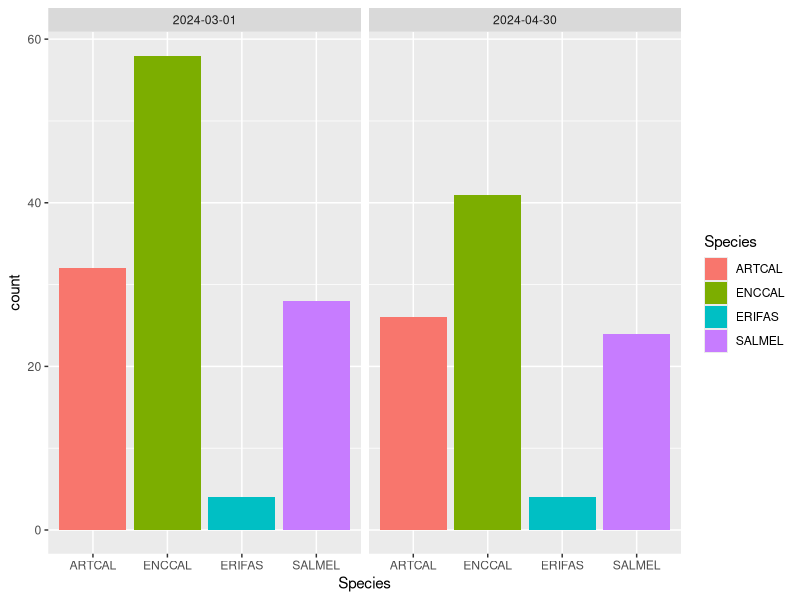
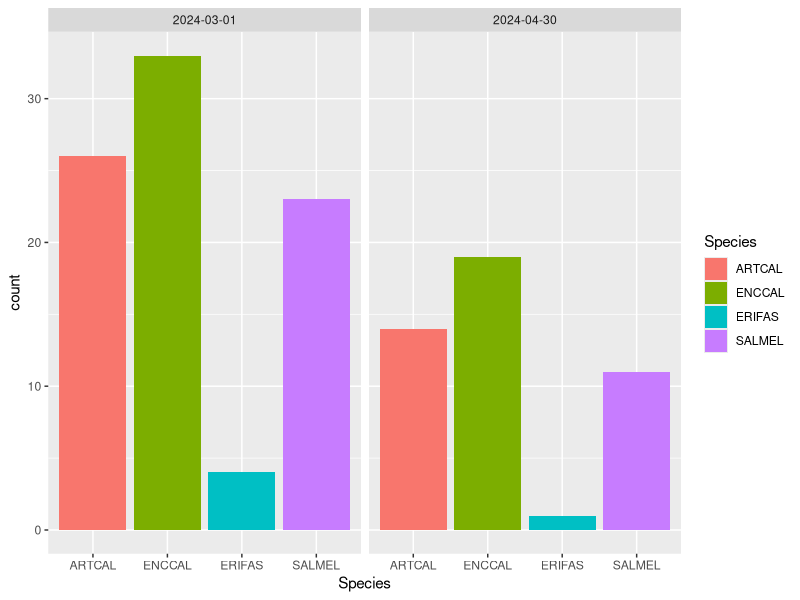
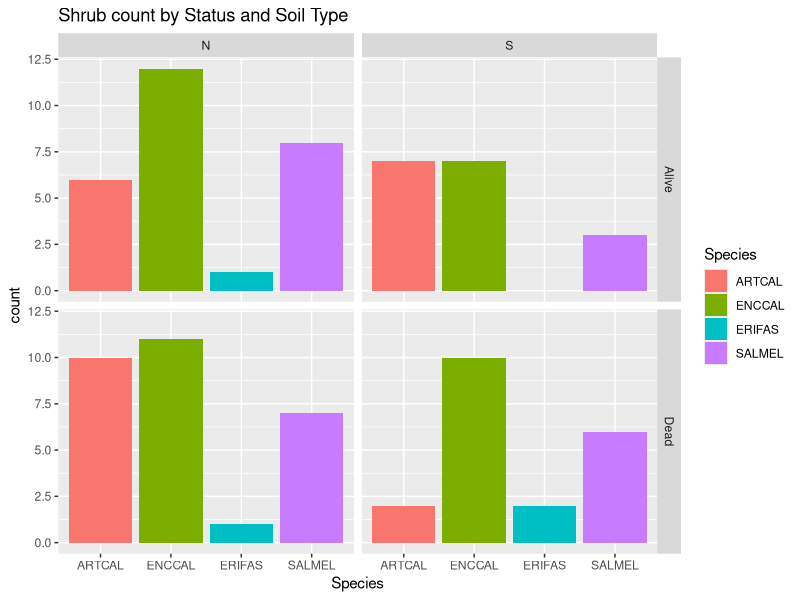
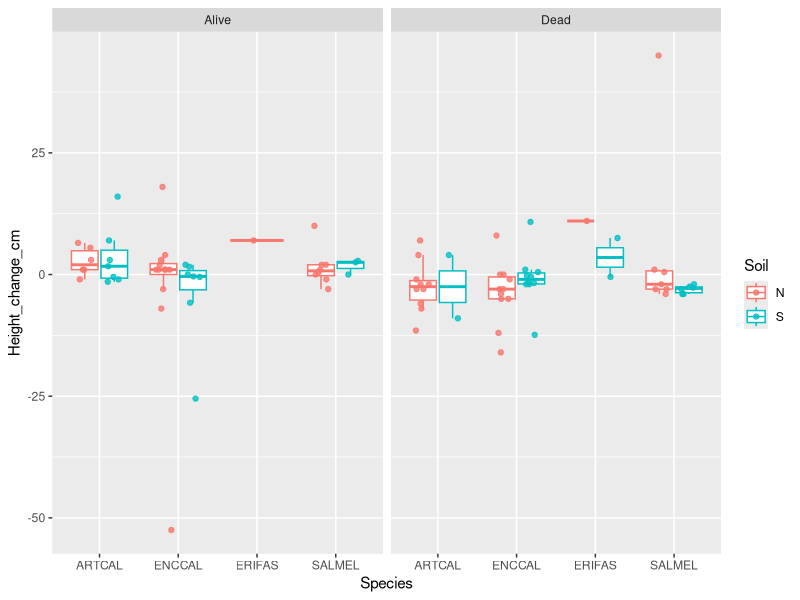
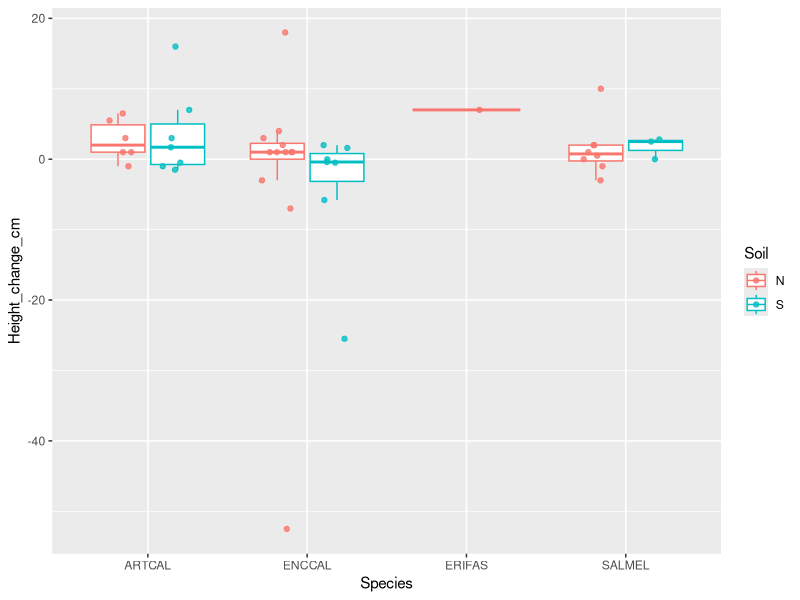
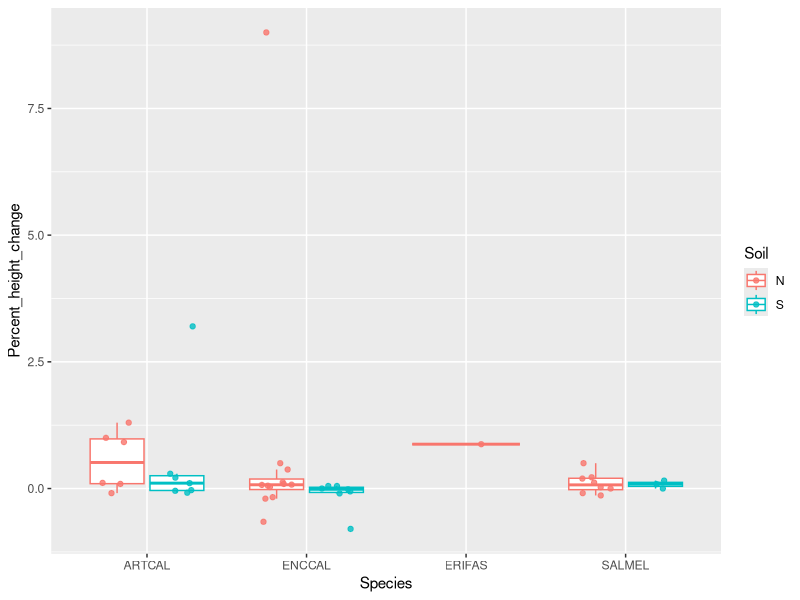
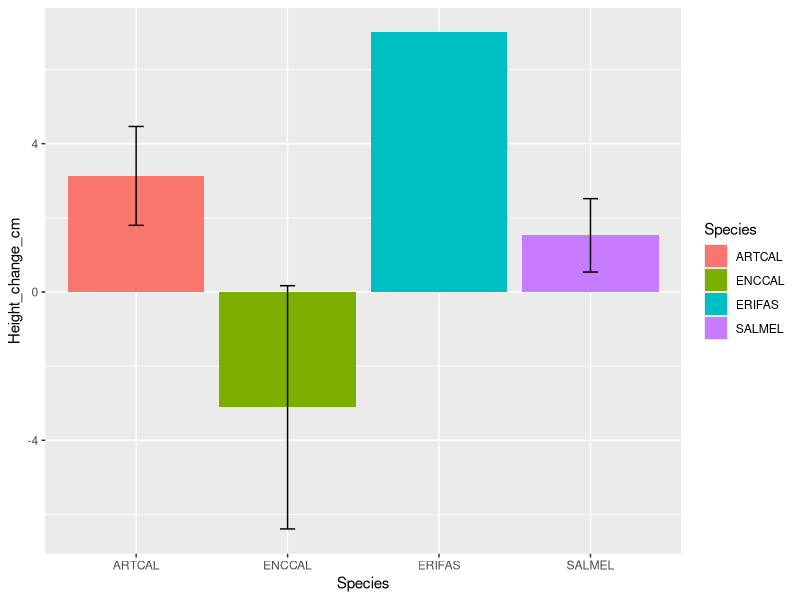
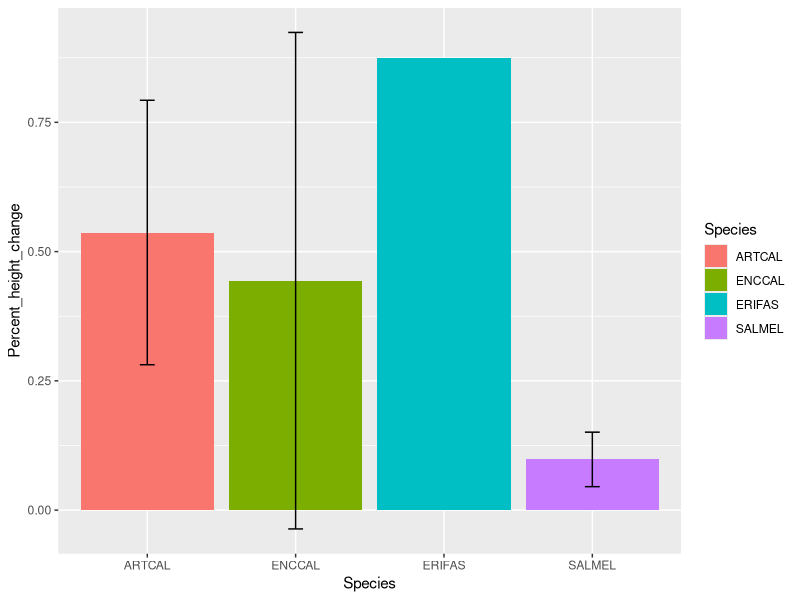

Source code (R) for these figures, in order: (Note: this script raises an error after producing the figures.)
## ---- chunk 1
library(readr)
library(assertthat)
library(tidyverse)
library(lmerTest)
library(lme4)
## ---- chunk 2
data.march <- read.csv("./Landfill_shrub_March_data.csv")
data.april <- read.csv("./Landfill_shrub_data.csv")

# drop rows without a date, since there are lots of rows with empty strings
data.march[data.march==''] = NA
data.march = data.march |> filter(!is.na(Date))
data.april[data.april==''] = NA
data.april = data.april |> filter(!is.na(Date))

## Drop first row, since it is descriptive
data.april = data.april[2: nrow(data.april),]

# Create shrub ids
data.april$shrub_id <- paste(data.april$Site, data.april$Shrub_location, sep='-')
data.march$shrub_id <- paste(data.march$Site, data.march$Shrub_location, sep='-')
## ---- chunk 3
assert_that(sum(!(data.april$shrub_id %in% data.march$shrub_id)) == 0,
            msg = "All april shrubs should be present in march data")
## ---- chunk 4
data = bind_rows(
  data.march |> 
    rename(
      Height_cm = Height_cm_1,
      Plant_status = Plant_status_1
      ) |> 
    mutate(
      Shrub_location = as.numeric(Shrub_location),
      Date = mdy(Date)
      ),
  data.april |> 
    rename(
      Height_cm = Height_cm_2,
      Plant_status = Plant_status_2
      ) |> 
    mutate(
      Shrub_location = as.numeric(Shrub_location),
      Height_cm = as.numeric(Height_cm),
      Date = mdy('4/30/2024')
      ))
## ---- chunk 5
    # Resolution

    mismatching_species = data |> 
      select(c(shrub_id, Species, Date, Plant_status, Notes)) |> 
      pivot_wider(names_from = Date, values_from = c(Species, Plant_status, Notes)) |> 
      filter(`Species_2024-03-01` != `Species_2024-04-30`)

    # For the one that was first alive and is now dead, use the species from when it was alive
    data[data$shrub_id == "LF5S-14" & data$Date == "2024-04-30", "Species"] = 'ARTCAL'

    mismatching_species = data |> 
      select(c(shrub_id, Species, Date, Plant_status, Notes)) |> 
      pivot_wider(names_from = Date, values_from = c(Species, Plant_status, Notes)) |> 
      filter(`Species_2024-03-01` != `Species_2024-04-30`)

    # Filter the rest out
    data = data |> 
      filter(!(shrub_id %in% mismatching_species$shrub_id))

    mismatching_species = data |> 
      select(c(shrub_id, Species, Date, Plant_status, Notes)) |> 
      pivot_wider(names_from = Date, values_from = c(Species, Plant_status, Notes)) |> 
      filter(`Species_2024-03-01` != `Species_2024-04-30`)


    assert_that(
      nrow(mismatching_species) == 0,
      msg = "Should be no mismatching species"
    )

    # (`[[`)("colname")),
## ---- chunk 6
    undead_shrubs = data |> 
      select(c(shrub_id, Date, Plant_status)) |> 
      pivot_wider(names_from = Date, values_from = Plant_status) |> 
      filter(`2024-03-01` == 'Dead') |> 
      filter(`2024-04-30` == 'Alive')

    assert_that(
      nrow(undead_shrubs) == 0,
      msg = "Should be no vampire shrubs that came back from the dead"
    )
## ---- chunk 7
    data = data |> 
      select(c(shrub_id, Date, Species)) |> 
      pivot_wider(
        values_from = Species,
        names_from = Date
      ) |> 
      mutate(
        Species = `2024-03-01`
      ) |> 
      select(-c(`2024-03-01`, `2024-04-30`)) |> 
      left_join(data |> select(-c(Species)), join_by(shrub_id))
## ---- chunk 8
    data = data |> 
      select(c(shrub_id, Date, Plant_status)) |> 
      pivot_wider(values_from = Plant_status, names_from = Date) |> 
      mutate(
        `2024-04-30` = case_when(
          `2024-03-01` == "Dead" & is.na(`2024-04-30`) ~ "Dead",
          .default = `2024-04-30`
          ) 
        ) |>    
      pivot_longer(!shrub_id, names_to = "Date",  values_to = "Plant_status") |> 
      mutate(
        Date = ymd(Date)
      ) |> 
      right_join(
        data |> select(-c(Plant_status)), 
        by=join_by(Date, shrub_id))

## ---- chunk 9
    measurements = data |> select(-c(Team, Chlorophyll_Team)) |> mutate(
        Month = case_when(
          month(Date) == 3 ~ "March",
          month(Date) == 4 ~ "April")) |> mutate(
      Site_numeric_id = 
        as.numeric(factor(Site, levels=unique(Site)))
    )

    shrubs = measurements |> 
      pivot_wider(
        id_cols = c(shrub_id),
        names_from = c(Date),
        values_from = c(
          Height_cm, 
          Plant_status, 
          Notes,
          Leaf1_Chlorophyll, 
          Leaf2_Chlorophyll, 
          Leaf3_Chlorophyll, 
          Chlorophyll_Team_Notes,
          Month
          ),
        unused_fn = unique
    ) |> select(-c(
      `Leaf1_Chlorophyll_2024-03-01`, 
      `Leaf2_Chlorophyll_2024-03-01`, 
      `Leaf3_Chlorophyll_2024-03-01`, 
      `Chlorophyll_Team_Notes_2024-03-01`)
      ) |> rename(
      Leaf1_Chlorophyll = `Leaf1_Chlorophyll_2024-04-30`,
      Leaf2_Chlorophyll = `Leaf2_Chlorophyll_2024-04-30`,
      Leaf3_Chlorophyll = `Leaf3_Chlorophyll_2024-04-30`,
      Chlorophyll_Notes = `Chlorophyll_Team_Notes_2024-04-30` 
      ) |> mutate(
        Height_change_cm = `Height_cm_2024-04-30` - `Height_cm_2024-03-01`
      ) |> mutate(
        Percent_height_change = Height_change_cm / `Height_cm_2024-03-01`
      )
## ---- chunk 10
orange_p = "#f2790f"
orange_s = "#f5cfae"

green_p = "#47805b"
green_s = "#8f8b89"

brown_p = "#785c44"
brown_s = "#bdb4ac"

scoured_primary = brown_p
scoured_secondary = brown_s
nonscoured_primary = orange_p
nonscoured_secondary = orange_s

soil_type_labels = c(N = "Unscoured", S = "Scoured")
species_labels = c(ENCCAL = "Encelia californica", ARTCAL = "Artemisia california", ERIFAS = "Eriogonum fasciculatum", SALMEL = "Salvia mellifera")
## ---- chunk 11
SHOULD_WRITE_FILES = T
FIGURE_WIDTH = 7
FIGURE_HEIGHT = 4.5
OUTPUT_FILE_PATH = "./landfill-output/"

write_plot = function(output, plot_name, analysis_name) {
  if(SHOULD_WRITE_FILES) {
    ggsave(plot = output, width = FIGURE_WIDTH, height = FIGURE_HEIGHT,filename=paste(OUTPUT_FILE_PATH, analysis_name,"-",plot_name, ".jpg", sep = ""))
  }
}

write_table = function(model, model_name, analysis_name) {
  if(SHOULD_WRITE_FILES) {
    write.csv(model, paste(OUTPUT_FILE_PATH, analysis_name,"-",model_name, ".csv", sep = ""))
  }
}
## ---- chunk 12
measurements |> ggplot() + 
  aes(x = Species, fill = Species) + 
  geom_bar() + 
  facet_grid(~ Date)
  
measurements |> 
  filter(Plant_status == 'Alive') |> 
  ggplot() + 
  aes(x = Species, fill = Species) + 
  geom_bar() + 
  facet_grid(~ Date)

## ---- chunk 13
# shrubs with measurements at both sampling times
height_change_shrubs = shrubs |>
  filter(!is.na(Height_change_cm))

# shrubs with measurements at both sampling times, that are alive 
height_change_shrubs_alive = height_change_shrubs |>
  filter(`Plant_status_2024-04-30` == "Alive")
## ---- chunk 14
# Shrub counts per species by Status and Soil Type
height_change_shrubs |> ggplot() + 
  aes(x = Species, fill = Species) + 
  geom_bar() + 
  facet_grid(`Plant_status_2024-04-30` ~ Soil) + 
  labs(title = "Shrub count by Status and Soil Type")

# Box / jitterplot per species by Status and Soil Type
height_change_shrubs |> ggplot() + 
  aes(x = Species, y = Height_change_cm, color = Soil) + 
  geom_boxplot(outlier.shape = NA) + 
  geom_point(position = position_jitterdodge(jitter.width = 0.2), alpha = 0.8) + 
  facet_grid(~ `Plant_status_2024-04-30`)

# Box / jitterplot per species for living plants by Soil type
height_change_shrubs_alive |> ggplot() + 
  aes(x = Species, y = Height_change_cm, color = Soil) + 
  geom_boxplot(outlier.shape = NA) + 
  geom_point(position = position_jitterdodge(jitter.width = 0.2), alpha = 0.8)

# Normalize height change using a percentage
height_change_shrubs_alive |> ggplot() + 
  aes(x = Species, y = Percent_height_change, color = Soil) + 
  geom_boxplot(outlier.shape = NA) + 
  geom_point(position = position_jitterdodge(jitter.width = 0.2), alpha = 0.8)

# Bar graph with sd and error bars
height_change_shrubs_alive |> ggplot(
    aes(x = Species, y = Height_change_cm, fill = Species)
  ) + 
  stat_summary(
    fun = mean, 
    geom= "col", 
    position = "dodge"
  ) +
  stat_summary(
    fun.data = mean_se, 
    geom = "errorbar", 
    position = position_dodge(0.9), 
    width = 0.1
  ) 


# Bar graph with sd and error bars
height_change_shrubs_alive |> ggplot(
    aes(x = Species, y = Percent_height_change, fill = Species)
  ) + 
  stat_summary(
    fun = mean, 
    geom= "col", 
    position = "dodge"
  ) +
  stat_summary(
    fun.data = mean_se, 
    geom = "errorbar", 
    position = position_dodge(0.9), 
    width = 0.1
  ) 

# (`[[`)("station_code")
## ---- chunk 15
height_change_shrubs_alive |> ggplot() +
  aes(x = Height_change_cm) +
  geom_histogram()

height_model_interactions = 
  glm(Height_change_cm ~ Species * Soil, data = height_change_shrubs_alive)
height_model_no_interactions = 
  glm(Height_change_cm ~ Species + Soil, data = height_change_shrubs_alive)
height_model_species = 
  glm(Height_change_cm ~ Species, data = height_change_shrubs_alive)

plot(height_model_interactions)
plot(height_model_no_interactions)
plot(height_model_species) 

percent_height_model_interactions = glm(Percent_height_change ~ Species * Soil, data = height_change_shrubs_alive)
percent_height_model_no_interactions= glm(Percent_height_change ~ Species + Soil, data = height_change_shrubs_alive)
percent_height_model_species= glm(Percent_height_change ~ Species, data = height_change_shrubs_alive)


## ---- chunk 16
summary(height_model_interactions)
summary(height_model_no_interactions)
summary(height_model_species)

summary(percent_height_model_interactions)
summary(percent_height_model_no_interactions)
summary(percent_height_model_species)

## ---- chunk 17

summary(lmer(Percent_height_change ~ Soil * Species + (1|Site_numeric_id), data = height_change_shrubs_alive |> mutate(
  Site_id = as.numeric(
    factor(Site, levels=unique(Site))
    )
  )))
## ---- chunk 18
measurements |> 
  ggplot() + 
  aes(y = Height_cm) +
  geom_histogram() + 
  facet_grid(Month ~ Species)

measurements |> group_by(Species, Month) |> 
  summarise(
    W = shapiro.test(Height_cm)$statistic,
    `p value` = shapiro.test(Height_cm)$p.value
  )



anova(lm(log(Height_cm) ~ Species * Soil, data = measurements))

measurements |> 
  ggplot() + 
  aes(y = log(Height_cm)) +
  geom_histogram() + 
  facet_grid(Month ~ Species)

measurements |> group_by(Species, Month) |> 
  summarise(
    W = shapiro.test(log(Height_cm))$statistic,
    `p value` = shapiro.test(log(Height_cm))$p.value
  )

measurements |> 
  ggplot() +
  aes(y = Height_cm, x = Month, color = Month) +
  geom_boxplot() + 
  facet_grid(Soil ~ Species)

shrubs |> 
  filter(`Plant_status_2024-04-30` == 'Alive' ) |> 
  ggplot() + 
  aes(y = Height_change_cm, x = Species, color = Soil) + 
  geom_boxplot()

shrubs |> 
  ggplot() + 
  aes(y = Height_change_cm) +
  geom_histogram()

anova(lm(log(Height_change_cm) ~ Species * Soil, data = shrubs))

## ---- chunk 19
survival_data = measurements |> 
  filter(Month == 'April') |> 
  select(c(shrub_id, Plant_status, Soil, Species, Notes)) |>
  mutate(
    Survival_index = case_when(
      Plant_status == 'Alive' ~ 1, 
      Plant_status == 'Dead' ~ 0, 
      .default = NA
      )
    ) |>
  filter(!is.na(Survival_index))
## ---- chunk 20
survival_bar_plot = survival_data |> ggplot() + 
  aes(
    x = Soil, 
    fill = interaction(
      factor(Plant_status, levels = c("Dead", "Alive")),
      factor(Soil)
      ),
    ) +
  geom_bar(position = "stack") +
  facet_grid(~ Species) +
  scale_fill_manual(
    labels = c(
      Alive.S = "Alive (scoured)",
      Dead.S = "Dead (scoured)",
      Alive.N = "Alive (unscoured)",
      Dead.N = "Dead (unscoured)"
    ),
    values = c(
      Alive.S = scoured_primary, Dead.S = scoured_secondary,
      Alive.N = nonscoured_primary, Dead.N = nonscoured_secondary
      )
    ) + 
  labs(
    fill = "Soil type & Plant status",
    x = "Soil type",
    y = "Number of Plants",
    title = "Impact of soil type on plant survival per species"
    ) +
  scale_x_discrete(labels = soil_type_labels,
                   guide = guide_axis(angle = 60))

write_plot(
  survival_bar_plot,
  "bar-plot",
  "survival"
)

survival_bar_plot
## ---- chunk 21

soil_survival_model = glm(Survival_index ~ Soil * Species, data = survival_data, family = "binomial")

soil_survival_no_erifas_model = glm(Survival_index ~ Soil * Species, data = survival_data |> filter(
  Species != 'ERIFAS'
), family = "binomial")

plot(soil_survival_model)
plot(soil_survival_no_erifas_model)

## ---- chunk 22
survival_test = anova(soil_survival_model, test="Chisq")

write_table(survival_test, "chisq", "survival")

survival_test
## ---- chunk 23
survival_data = measurements |> 
  filter(Month == 'April') |> 
  select(c(shrub_id, Plant_status, Soil, Species, Notes)) |>
  mutate(Survival_index = case_when(Plant_status == 'Alive' ~ 1, Plant_status == 'Dead' ~ 0, .default = NA)) |> filter(!is.na(Survival_index))


## ---- chunk 24
chlorophyll_data = measurements |> 
  filter(Month == 'April') |> 
  select(c(
    shrub_id, 
    Soil,
    Species,
    Leaf1_Chlorophyll, 
    Leaf2_Chlorophyll, 
    Leaf3_Chlorophyll, 
    Chlorophyll_Team_Notes
    )) |> 
  pivot_longer(
    cols = c(Leaf1_Chlorophyll, Leaf2_Chlorophyll, Leaf3_Chlorophyll),
    values_to = 'Chlorophyll',
    names_to = "Leaf"
  ) |> mutate(
    Leaf = case_when(
      Leaf == "Leaf1_Chlorophyll" ~ as.numeric(1),
      Leaf == "Leaf2_Chlorophyll" ~ as.numeric(2),
      Leaf == "Leaf3_Chlorophyll" ~ as.numeric(3)
    )
  ) |> filter(
    !is.na(Chlorophyll)
  ) 

 chlorophyll_data_mean = chlorophyll_data |> 
  group_by(shrub_id, Soil, Species, Chlorophyll_Team_Notes) |> 
   summarise(
    Mean_Chlorophyll = mean(Chlorophyll)
   ) |> ungroup()
 
 chlorophyll_data_mean
## ---- chunk 25
chlorophyll_data_mean |> ggplot() + 
  aes(x = Mean_Chlorophyll) +
  geom_histogram()

chlorophyll_data_mean |> 
  complete(Soil, Species, fill = list(Mean_Chlorophyll = 0)) |>
  ggplot(
    aes(x = Species, y = Mean_Chlorophyll, fill = Soil)
  ) + 
  stat_summary(
    fun = mean, 
    geom= "col", 
    position = "dodge"
  ) +
  stat_summary(
    fun.data = mean_se, 
    geom = "errorbar", 
    position = position_dodge(0.9), 
    width = 0.1
  ) + 
  scale_fill_manual(values = c(N = nonscoured_primary, S = scoured_primary)) + 
  labs(
    title = "Impact of Soil on Chlorophyll Content per Species",
    y = "Mean Chlorophyll Content per Plant"
  )



chlorophyll_data_mean |>   
ggplot() + 
  aes(x = Soil, y = Mean_Chlorophyll, color = Soil, fill = Soil) + 
  geom_boxplot(outlier.shape = NA) + 
  geom_point(
    shape=4,
    position = position_jitterdodge(jitter.width = 0.3), 
    alpha = 0.8) +
  scale_color_manual(
    values = c(N = nonscoured_primary, S = scoured_primary),
    labels = soil_type_labels
    ) +
  scale_fill_manual(
    values= c(N = nonscoured_secondary, S = scoured_secondary),
    labels=soil_type_labels
    ) + 
  facet_grid(~Species) +
  scale_x_discrete(
    labels =soil_type_labels,
    guide = guide_axis(angle = 60)
  ) +
  labs(
    title = "Impact of Soil on Chlorophyll Content per Species",
    y = "Mean Chlorophyll Content per Plant"
  )

## ---- chunk 26
chlorophyll_with_interactions = glm(Mean_Chlorophyll ~ Species * Soil, data = chlorophyll_data_mean)

plot(chlorophyll_with_interactions)
## ---- chunk 27

    model1 = lmer(Chlorophyll ~ Soil * Species + (1|shrub_id), data = chlorophyll_data)

    summary(model1)
## ---- chunk 28
summary(chlorophyll_with_interactions)
  # Logicstic regression
# Impact of Species / soil type on Survival

# Change in height ANOVA 

# How many of each species in each soil type? 

# Species -> Hieght
# Soil type -> Height
# Interactions? 

# Species -> Chlorophyll Content
# Soil type -> Chlorophyll Content
# Interactions? 
## ---- chunk 29
glm(Mean_Chlorophyll ~ Soil, data = chlorophyll_data_mean |> filter(
  Species == "ENCCAL"
)) |> summary()

glm(Mean_Chlorophyll ~ Soil, data = chlorophyll_data_mean |> filter(
  Species == "ARTCAL"
)) |> summary()

glm(Mean_Chlorophyll ~ Soil, data = chlorophyll_data_mean |> filter(
  Species == "SALMEL"
)) |> summary()
